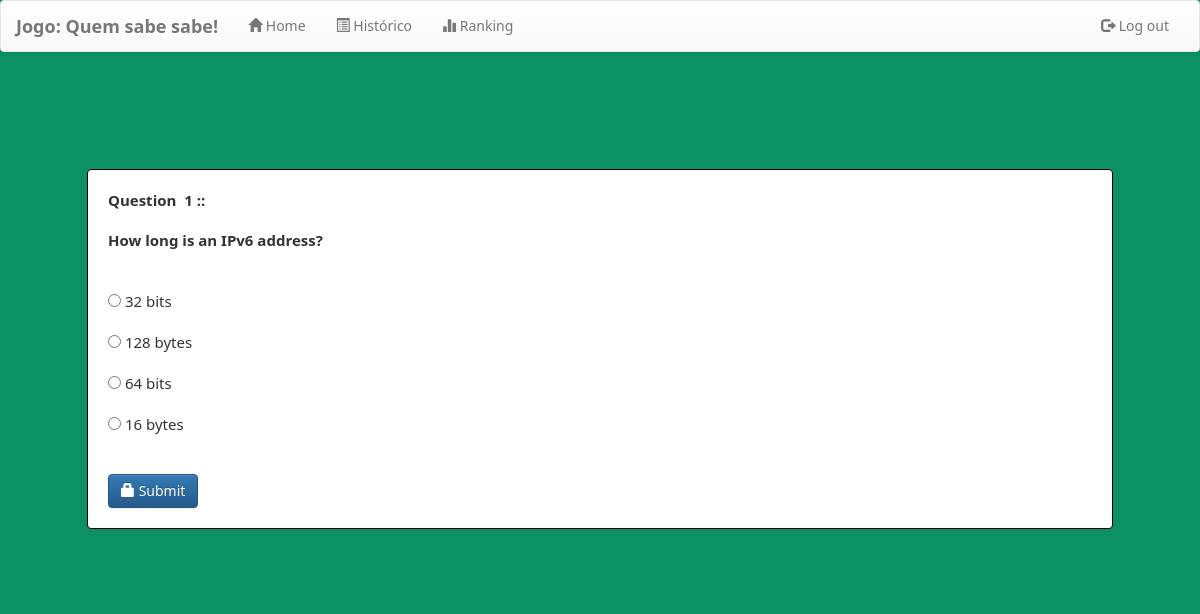
Screenshot of /welcome.php?q=quiz&step=2&eid=5b141f1e8399e&n=1&t=10 (signed in) with the database file from the repository.
### tables this page shows
CREATE TABLE `questions` (
  `eid` text NOT NULL,
  `qid` text NOT NULL,
  `qns` text NOT NULL,
  `choice` int(10) NOT NULL,
  `sn` int(11) NOT NULL
);

CREATE TABLE `options` (
  `qid` varchar(50) NOT NULL,
  `option` varchar(5000) NOT NULL,
  `optionid` text NOT NULL
);

### welcome.php (the view, shortened to what this page needs)
<?php
    include_once 'database.php';
?>
<!DOCTYPE html>
<html lang="en">
<head>
    <link  rel="stylesheet" href="css/bootstrap.min.css"/>
    <link  rel="stylesheet" href="css/bootstrap-theme.min.css"/>
    <link rel="stylesheet" href="css/welcome.css">
    <link  rel="stylesheet" href="css/font.css">
</head>
<body>
    <nav class="navbar navbar-default title1">
        <div class="container-fluid">
            <div class="navbar-header">
        <a class="navbar-brand" href="#"><b>Jogo: Quem sabe sabe!</b></a>
        </div>
        <div class="collapse navbar-collapse" id="bs-example-navbar-collapse-1">
        <ul class="nav navbar-nav navbar-left">
            <li <?php if(@$_GET['q']==1) echo'class="active"'; ?> ><a href="welcome.php?q=1"><span class="glyphicon glyphicon-home" aria-hidden="true"></span>&nbsp;Home<span class="sr-only">(current)</span></a></li>
            <li <?php if(@$_GET['q']==2) echo'class="active"'; ?>> <a href="welcome.php?q=2"><span class="glyphicon glyphicon-list-alt" aria-hidden="true"></span>&nbsp;Histórico</a></li>
            <li <?php if(@$_GET['q']==3) echo'class="active"'; ?>> <a href="welcome.php?q=3"><span class="glyphicon glyphicon-stats" aria-hidden="true"></span>&nbsp;Ranking</a></li>
        </ul>
        <ul class="nav navbar-nav navbar-right">
        <li <?php echo''; ?> > <a href="logout.php?q=welcome.php"><span class="glyphicon glyphicon-log-out" aria-hidden="true"></span>&nbsp;Log out</a></li>
        </ul>
        </div>
    </div>
    </nav>
    <br><br>
    <div class="container">
        <div class="row">
            <div class="col-md-12">
                <?php
                    if(@$_GET['q']== 'quiz' && @$_GET['step']== 2)
                    {
                        $eid=@$_GET['eid'];
                        $sn=@$_GET['n'];
                        $total=@$_GET['t'];
                        $q=mysqli_query($con,"SELECT * FROM questions WHERE eid='$eid' AND sn='$sn' " );
                        echo '<div class="panel" style="margin:5%">';
                        while($row=mysqli_fetch_array($q) )
                        {
                            $qns=$row['qns'];
                            $qid=$row['qid'];
                            echo '<b>Question &nbsp;'.$sn.'&nbsp;::<br /><br />'.$qns.'</b><br /><br />';
                        }
                        $q=mysqli_query($con,"SELECT * FROM options WHERE qid='$qid' " );
                        echo '<form action="update.php?q=quiz&step=2&eid='.$eid.'&n='.$sn.'&t='.$total.'&qid='.$qid.'" method="POST"  class="form-horizontal">
                        <br />';
                        while($row=mysqli_fetch_array($q) )
                        {
                            $option=$row['option'];
                            $optionid=$row['optionid'];
                            echo'<input type="radio" name="ans" value="'.$optionid.'">&nbsp;'.$option.'<br /><br />';
                        }
                        echo'<br /><button type="submit" class="btn btn-primary"><span class="glyphicon glyphicon-lock" aria-hidden="true"></span>&nbsp;Submit</button></form></div>';
                    }
                ?>
</body>
</html>

### rows the page displays
questions: qns "How long is an IPv6 address?"
options: option "32 bits"
options: option "128 bytes"
options: option "64 bits"
options: option "16 bytes"
